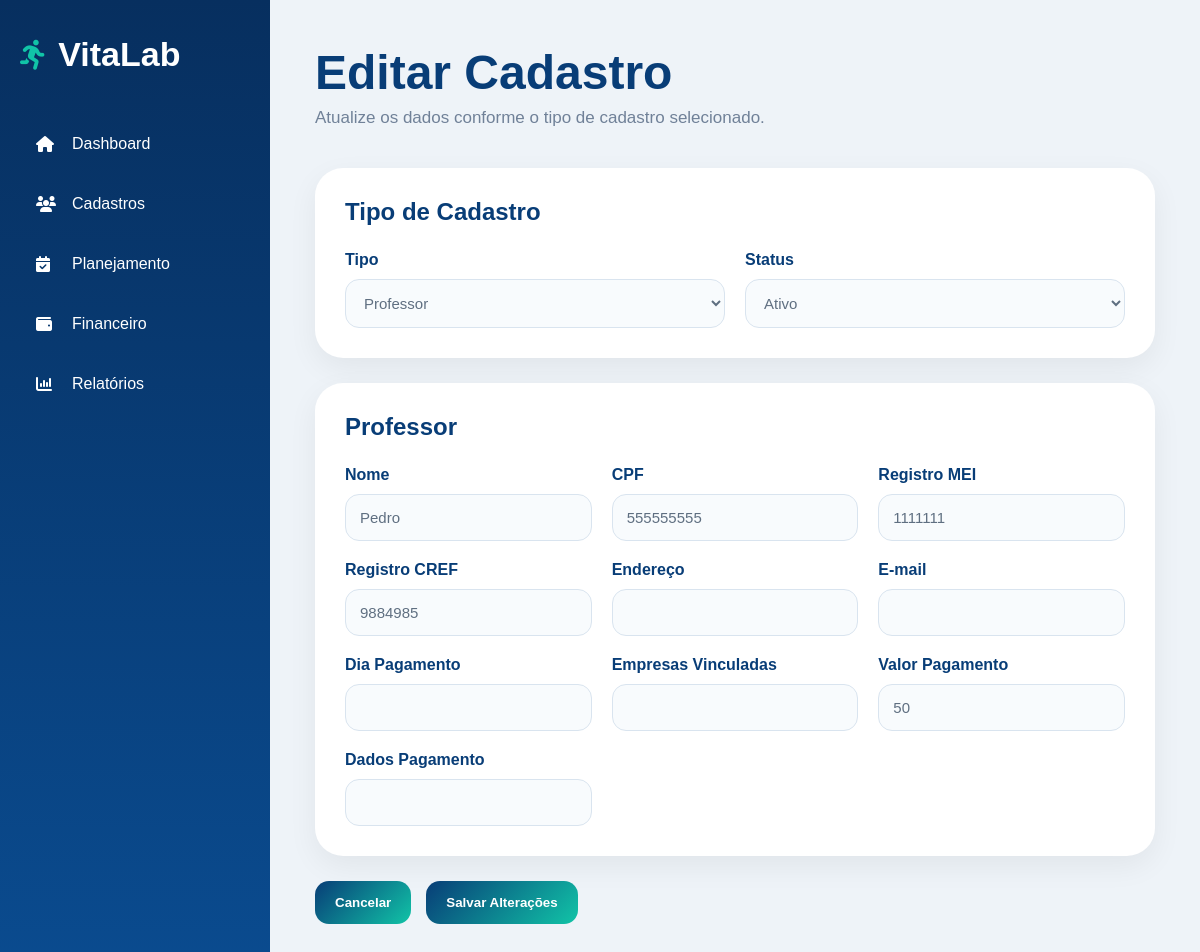
Before: /editar-cadastro/4 with the older database file.
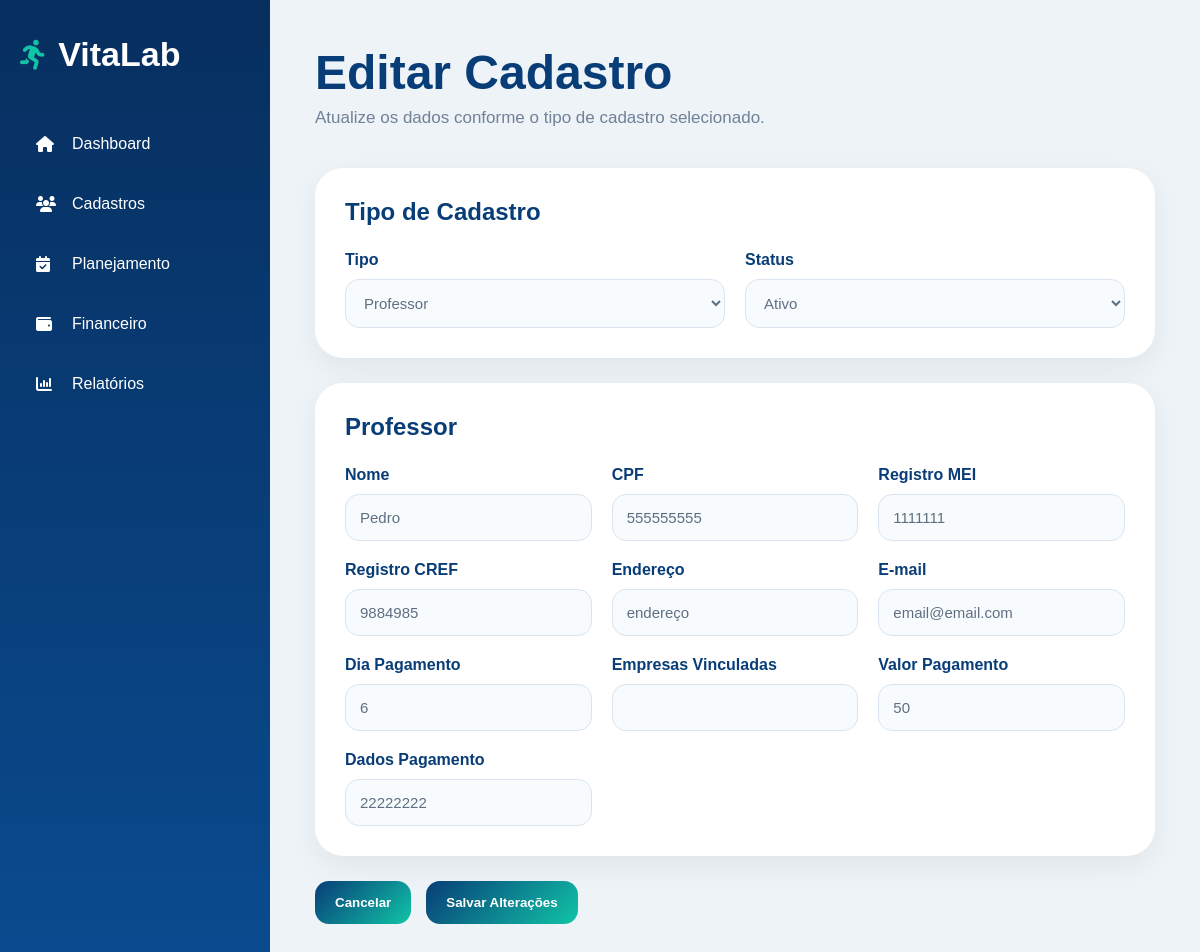
After: the same page with the newer database file.
### tables this page shows
CREATE TABLE cadastros (
    id INTEGER PRIMARY KEY AUTOINCREMENT,
    tipo TEXT NOT NULL,
    status TEXT NOT NULL,

    razao_social TEXT,
    nome_fantasia TEXT,
    cnpj TEXT,
    inscricao_estadual TEXT,
    endereco TEXT,
    contato_responsavel TEXT,
    email TEXT,
    data_inicio_contrato TEXT,
    data_renovacao_contrato TEXT,
    valor_mensal TEXT,
    dia_pagamento TEXT,
    horarios_aulas TEXT,
    professor_responsavel TEXT,
    dados_pagamento TEXT,
    quantidade_alunos TEXT,

    nome_professor TEXT,
    cpf TEXT,
    registro_mei TEXT,
    registro_cref TEXT,
    empresas_vinculadas TEXT,
    valor_pagamento TEXT
, professor_responsavel_id INTEGER);

### app.py (the view, shortened to what this page needs)
@app.route("/editar-cadastro/<int:id>", methods=["GET", "POST"])
def editar_cadastro(id):
    conexao = conectar_banco()
    cadastro = conexao.execute(
        "SELECT * FROM cadastros WHERE id = ?",
        (id,)
    ).fetchone()
    professores = conexao.execute("""
    SELECT id, nome_professor
    FROM cadastros
    WHERE tipo = 'Professor'
    """).fetchall()
    conexao.close()
    return render_template(
    "editar-cadastro.html",
    cadastro=cadastro,
    professores=professores
)

### app.py (called while the page is built)
def conectar_banco():
    conexao = sqlite3.connect("vitalab.db")
    conexao.row_factory = sqlite3.Row
    return conexao

### templates/editar-cadastro.html (shortened to what the changed rows need)
<!DOCTYPE html>
<html lang="pt-br">
<head>
<link rel="stylesheet" href="{{ url_for('static', filename='style.css') }}">
<link rel="stylesheet" href="https://cdnjs.cloudflare.com/ajax/libs/font-awesome/6.5.1/css/all.min.css">
</head>
<body class="system-page">
<div class="sidebar">
    <div class="sidebar-logo">
        <h2>VitaLab</h2>
    </div>
</div>
<div class="content-area">
    <div class="topbar">
        <h1>Editar Cadastro</h1>
    </div>
    <form method="POST" action="/editar-cadastro/{{ cadastro['id'] }}">
        <div class="form-card">
            <div class="table-header">
                <h2>Tipo de Cadastro</h2>
            </div>
            <div class="form-grid">
                <div>
                    <label>Tipo</label>
                    <select name="tipo" id="tipoCadastro" onchange="alternarTipoCadastro()">
                        <option value="Professor" {% if cadastro['tipo'] == 'Professor' %}selected{% endif %}>Professor</option>
                    </select>
                </div>
                <div>
                    <label>Status</label>
                    <select name="status">
                        <option value="Ativo" {% if cadastro['status'] == 'Ativo' %}selected{% endif %}>Ativo</option>
                    </select>
                </div>
            </div>
        </div>
        <div class="form-card" id="camposProfessor">
            <div class="table-header">
                <h2>Professor</h2>
            </div>
            <div class="form-grid">
                <div>
                    <label>Nome</label>
                    <input type="text" name="nome_professor" value="{{ cadastro['nome_professor'] }}">
                </div>
                <div>
                    <label>CPF</label>
                    <input type="text" name="cpf" value="{{ cadastro['cpf'] }}">
                </div>
                <div>
                    <label>Registro MEI</label>
                    <input type="text" name="registro_mei" value="{{ cadastro['registro_mei'] }}">
                </div>
                <div>
                    <label>Registro CREF</label>
                    <input type="text" name="registro_cref" value="{{ cadastro['registro_cref'] }}">
                </div>
                <div>
                    <label>Endereço</label>
                    <input type="text" name="endereco" value="{{ cadastro['endereco'] }}">
                </div>
                <div>
                    <label>E-mail</label>
                    <input type="email" name="email" value="{{ cadastro['email'] or '' }}">
                </div>
                <div>
                    <label>Dia Pagamento</label>
                    <input type="number" name="dia_pagamento" value="{{ cadastro['dia_pagamento'] }}">
                </div>
                <div>
                    <label>Valor Pagamento</label>
                    <input type="text" name="valor_pagamento" value="{{ cadastro['valor_pagamento'] }}">
                </div>
                <div>
                    <label>Dados Pagamento</label>
                    <input type="text" name="dados_pagamento" value="{{ cadastro['dados_pagamento'] }}">
                </div>
            </div>
        </div>
    </form>
</div>
</body>
</html>

Changed rows visible on the page:
changed cadastros "Professor": endereco (not shown) → "endereço"; email (not shown) → "email@email.com"; dia_pagamento (not shown) → "6"; dados_pagamento (not shown) → "22222222"
